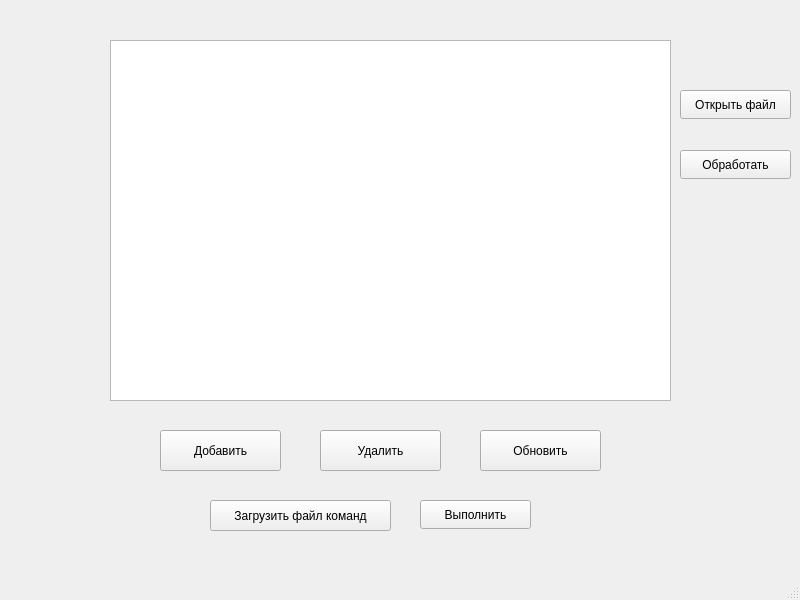
<?xml version="1.0" encoding="UTF-8"?>
<ui version="4.0">
 <class>MainWindow</class>
 <widget class="QMainWindow" name="MainWindow">
  <property name="geometry">
   <rect>
    <x>0</x>
    <y>0</y>
    <width>800</width>
    <height>600</height>
   </rect>
  </property>
  <property name="windowTitle">
   <string>MainWindow</string>
  </property>
  <widget class="QWidget" name="centralwidget">
   <widget class="QTableWidget" name="tableWidget">
    <property name="geometry">
     <rect>
      <x>110</x>
      <y>40</y>
      <width>561</width>
      <height>361</height>
     </rect>
    </property>
   </widget>
   <widget class="QPushButton" name="addButton">
    <property name="geometry">
     <rect>
      <x>160</x>
      <y>430</y>
      <width>121</width>
      <height>41</height>
     </rect>
    </property>
    <property name="text">
     <string>Добавить</string>
    </property>
   </widget>
   <widget class="QPushButton" name="deleteButton">
    <property name="geometry">
     <rect>
      <x>320</x>
      <y>430</y>
      <width>121</width>
      <height>41</height>
     </rect>
    </property>
    <property name="text">
     <string>Удалить</string>
    </property>
   </widget>
   <widget class="QPushButton" name="refreshButton">
    <property name="geometry">
     <rect>
      <x>480</x>
      <y>430</y>
      <width>121</width>
      <height>41</height>
     </rect>
    </property>
    <property name="text">
     <string>Обновить</string>
    </property>
   </widget>
   <widget class="QPushButton" name="openFileDialogButton">
    <property name="geometry">
     <rect>
      <x>680</x>
      <y>90</y>
      <width>111</width>
      <height>29</height>
     </rect>
    </property>
    <property name="text">
     <string>Открыть файл</string>
    </property>
   </widget>
   <widget class="QPushButton" name="processLoadedButton">
    <property name="geometry">
     <rect>
      <x>680</x>
      <y>150</y>
      <width>111</width>
      <height>29</height>
     </rect>
    </property>
    <property name="text">
     <string>Обработать</string>
    </property>
   </widget>
   <widget class="QPushButton" name="loadCommandsFileButton">
    <property name="geometry">
     <rect>
      <x>210</x>
      <y>500</y>
      <width>181</width>
      <height>31</height>
     </rect>
    </property>
    <property name="text">
     <string>Загрузить файл команд</string>
    </property>
   </widget>
   <widget class="QPushButton" name="executeCommandsButton">
    <property name="geometry">
     <rect>
      <x>420</x>
      <y>500</y>
      <width>111</width>
      <height>29</height>
     </rect>
    </property>
    <property name="text">
     <string>Выполнить</string>
    </property>
   </widget>
  </widget>
  <widget class="QMenuBar" name="menubar">
   <property name="geometry">
    <rect>
     <x>0</x>
     <y>0</y>
     <width>800</width>
     <height>26</height>
    </rect>
   </property>
  </widget>
  <widget class="QStatusBar" name="statusbar"/>
 </widget>
 <resources/>
 <connections/>
</ui>
